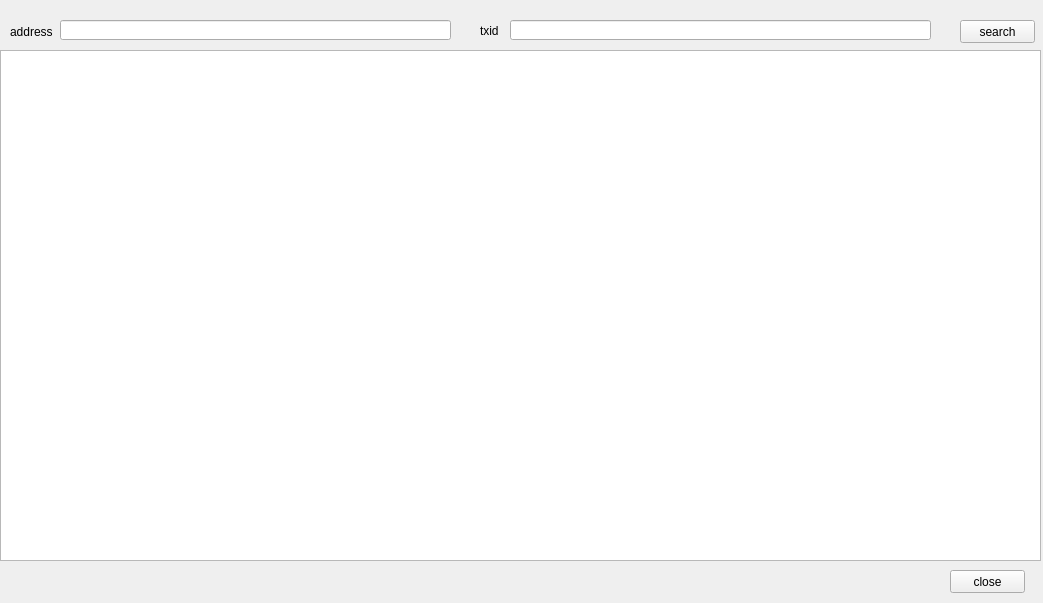
<?xml version="1.0" encoding="UTF-8"?>
<ui version="4.0">
 <class>coinview</class>
 <widget class="QWidget" name="coinview">
  <property name="windowModality">
   <enum>Qt::WindowModal</enum>
  </property>
  <property name="geometry">
   <rect>
    <x>0</x>
    <y>0</y>
    <width>1043</width>
    <height>603</height>
   </rect>
  </property>
  <property name="windowTitle">
   <string>Form</string>
  </property>
  <widget class="QPushButton" name="btn_search">
   <property name="geometry">
    <rect>
     <x>960</x>
     <y>20</y>
     <width>75</width>
     <height>23</height>
    </rect>
   </property>
   <property name="text">
    <string>search</string>
   </property>
  </widget>
  <widget class="QLineEdit" name="lineEdit_address">
   <property name="geometry">
    <rect>
     <x>60</x>
     <y>20</y>
     <width>391</width>
     <height>20</height>
    </rect>
   </property>
  </widget>
  <widget class="QLabel" name="lab_address">
   <property name="geometry">
    <rect>
     <x>10</x>
     <y>21</y>
     <width>51</width>
     <height>21</height>
    </rect>
   </property>
   <property name="text">
    <string>address</string>
   </property>
  </widget>
  <widget class="QTableView" name="tableView">
   <property name="geometry">
    <rect>
     <x>0</x>
     <y>50</y>
     <width>1041</width>
     <height>511</height>
    </rect>
   </property>
  </widget>
  <widget class="QLineEdit" name="lineEdit_txid">
   <property name="geometry">
    <rect>
     <x>510</x>
     <y>20</y>
     <width>421</width>
     <height>20</height>
    </rect>
   </property>
  </widget>
  <widget class="QLabel" name="lab_txid">
   <property name="geometry">
    <rect>
     <x>480</x>
     <y>20</y>
     <width>31</width>
     <height>21</height>
    </rect>
   </property>
   <property name="text">
    <string>txid</string>
   </property>
  </widget>
  <widget class="QPushButton" name="btn_close">
   <property name="geometry">
    <rect>
     <x>950</x>
     <y>570</y>
     <width>75</width>
     <height>23</height>
    </rect>
   </property>
   <property name="text">
    <string>close</string>
   </property>
  </widget>
 </widget>
 <resources/>
 <connections/>
</ui>
